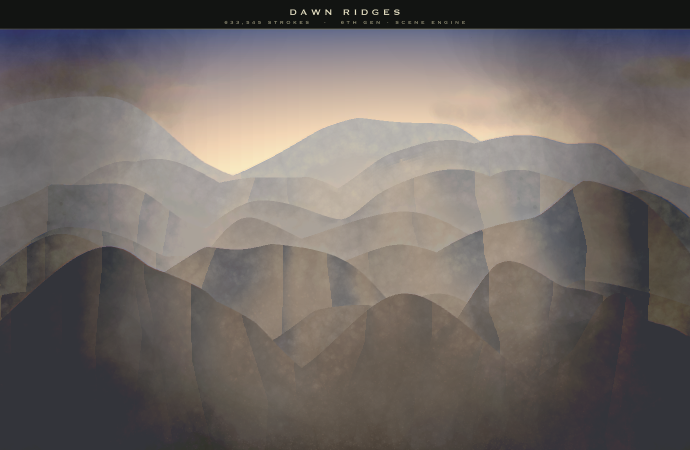
#> input picture fast/director_runs/20260916-114246_dawn_ridges/c0.png, 1380 x 900 px (shown at 1/2 size)
$ python reproduce_visible.py director_runs/20260916-114246_dawn_ridges/c0.png 5 5
#> lines starting #> are read from the running program, lines starting #| are printed output that depends on the picture
### fast/engine.py
"""fastpaint engine: drives MattPaint through raw Chrome DevTools Protocol.

Two ways to move the mouse:
  input  - Input.dispatchMouseEvent over the debug socket, pipelined (no waiting for replies).
           Real browser input pipeline. Visible windows need --disable-frame-rate-limit or they
           take one movement per frame.
  replay - one Runtime.evaluate per stroke; the page dispatches the MouseEvents itself.
           One round trip per stroke regardless of how many points.
Counts every movement so the run can report movements per second.
"""
import asyncio, json, time, subprocess, tempfile, urllib.request, os, sys, re
import websockets

BRAVE = "/Applications/Brave Browser.app/Contents/MacOS/Brave Browser"

TOOL_KEYS = {'pencil': 'p', 'brush': 'b', 'eraser': 'e', 'fill': 'g', 'text': 't', 'picker': 'i', 'select': 's'}


CONTROL_JS = r"""
window.__fpc = window.__fpc || {
  click(sel) { const e = document.querySelector(sel); if (e) { e.click(); return true; } return false; },
  setColor(target, r, g, b) {
    document.getElementById(target === 1 ? 'color1' : 'color2').click();   // openColorPicker(target)
    document.getElementById('color-r').value = r;
    document.getElementById('color-g').value = g;
    document.getElementById('color-b').value = b;
    document.getElementById('color-ok').click();
  },
  resize(w, h) {
    document.getElementById('btn-resize').click();
    const px = document.querySelector('input[name="resize-unit"][value="pixels"]'); if (px) px.click();
    const asp = document.getElementById('resize-aspect'); if (asp && asp.checked) asp.click();
    document.getElementById('resize-h').value = w;
    document.getElementById('resize-v').value = h;
    document.getElementById('resize-ok').click();
  }
};
"""

REPLAY_JS = r"""
window.__fp = window.__fp || (() => {
  const c = document.getElementById('main-canvas');
  function ev(type, x, y, button, buttons) {
    const r = c.getBoundingClientRect();
    const k = c.width ? r.width / c.width : 1;     // canvas shown zoomed (fit to screen): scale px to screen
    return new MouseEvent(type, {bubbles: true, cancelable: true, clientX: r.left + x * k, clientY: r.top + y * k,
                                 button: button, buttons: buttons});
  }
  return {
    stroke(pts, button) {           // pts in canvas px
      const btn = button || 0, bmask = btn === 2 ? 2 : 1;
      c.dispatchEvent(ev('mousedown', pts[0][0], pts[0][1], btn, bmask));
      for (let i = 1; i < pts.length; i++) c.dispatchEvent(ev('mousemove', pts[i][0], pts[i][1], btn, bmask));
      const l = pts[pts.length - 1];
      c.dispatchEvent(ev('mouseup', l[0], l[1], btn, 0));
      return pts.length + 1;
    },
    batch(list, button) {           // list = [[[x,y],...], ...] ; all in one call
      const btn = button || 0, bmask = btn === 2 ? 2 : 1;
      for (const pts of list) {
        c.dispatchEvent(ev('mousedown', pts[0][0], pts[0][1], btn, bmask));
        for (let i = 1; i < pts.length; i++) c.dispatchEvent(ev('mousemove', pts[i][0], pts[i][1], btn, bmask));
        const l = pts[pts.length - 1];
        c.dispatchEvent(ev('mouseup', l[0], l[1], btn, 0));
      }
      return list.length;
    },
    png() { return c.toDataURL('image/png'); }
  };
})();
"""

# Matt's standing rule: every painting run must be WATCHABLE. Not headless, not off-screen,
# not minimised. This is enforced here rather than left to each script, because a per-script
# flag is exactly the thing that quietly flips back.
BANNED_FLAGS = ("--headless", "--window-position=-", "--start-minimized", "--disable-gpu-compositing")

APP_DIR = os.path.dirname(os.path.dirname(os.path.abspath(__file__)))   # the MattPaint app itself
LOCAL_PORT = 8797
SITE_URL = "https://nicedreamzwholesale.com/paint/"

# [20 lines left out: function paint_url, not called in this run]

def _no_browser_in_preflight():
    # 2026-09-16: a script that paints through its own runner instead of G5.paint() would reach
    # the browser during a "no browser" preflight and paint on Matt's screen. Refuse here, where
    # every path to the browser passes.
    if os.environ.get("PAINT_PREFLIGHT"):
        raise SystemExit("PREFLIGHT: this script paints directly instead of calling "
                         "G5.paint(a, OUT, ...) — use G5.paint so it can be checked without a browser.")

def screen_size():
    """main screen in points (what window positions use), e.g. 1728x1117 on the MacBook, or None.
    system_profiler needs no Automation permission (asking Finder hangs over ssh on the mini)."""
    try:
        out = subprocess.run(["system_profiler", "SPDisplaysDataType"], capture_output=True,
                             text=True, timeout=15).stdout
    except Exception:
        return None
    for block in re.split(r"\n(?=\s{8}\S[^\n]*:\n)", out):
        if "Main Display: Yes" not in block:
            continue
        m = re.search(r"UI Looks like: (\d+) x (\d+)", block)
        if m:
            return int(m.group(1)), int(m.group(2))
        m = re.search(r"Resolution: (\d+) x (\d+)( Retina)?", block)
        if m:
            k = 2 if m.group(3) else 1
            return int(m.group(1)) // k, int(m.group(2)) // k
    return None

def launch_brave(port, pos=(900, 120), size=(1600, 987), extra=()):
    _no_browser_in_preflight()
    for f in extra:
        for bad in BANNED_FLAGS:
            if str(f).startswith(bad):
                raise RuntimeError(f"refused: {f} would hide the run. Painting must stay on screen.")
    if pos[0] < 0 or pos[1] < 0:
        raise RuntimeError(f"refused: window position {pos} is off screen. Painting must stay on screen.")
    # 2026-09-16: pos (900,120) was tuned on the mini's 3440-wide display. On the MacBook's
    # 1728x1117 screen it put ~70% of the window past the right edge, so paintings ran mostly
    # out of view. Fit the window to THIS screen, and refuse if it still cannot fit.
    scr = screen_size()
    if scr is None:   # unknown screen: keep the caller's geometry rather than guess smaller
        scr = (pos[0] + size[0], pos[1] + size[1])
    sw, sh = scr
    size = (min(size[0], sw), min(size[1], sh - 25))
    pos = (max(0, min(pos[0], sw - size[0])), max(25, min(pos[1], sh - size[1])))
    if pos[0] + size[0] > sw or pos[1] + size[1] > sh:
        raise RuntimeError(f"refused: window {size} at {pos} runs past the {sw}x{sh} screen. Painting must stay on screen.")
    prof = tempfile.mkdtemp(prefix=f"fastpaint-{port}-")
    args = [BRAVE, f"--remote-debugging-port={port}", f"--user-data-dir={prof}", "--no-first-run",
            "--no-default-browser-check", "--disable-features=Translate", "--disable-frame-rate-limit",
            "--disable-gpu-vsync", f"--window-size={size[0]},{size[1]}", f"--window-position={pos[0]},{pos[1]}",
            *extra, "about:blank"]
    proc = subprocess.Popen(args, stdout=subprocess.DEVNULL, stderr=subprocess.DEVNULL)
    for _ in range(80):
        try:
            urllib.request.urlopen(f"http://localhost:{port}/json/version", timeout=1); return proc
        except Exception: time.sleep(0.25)
    raise RuntimeError("brave did not come up")

class Browser:
    """one websocket to the browser; every tab is a flattened CDP session on it"""
    def __init__(self, port):
        self.port = port; self.ws = None; self._id = 0; self._waiters = {}; self.tabs = {}
    async def connect(self):
        _no_browser_in_preflight()
        with urllib.request.urlopen(f"http://localhost:{self.port}/json/version") as r:
            url = json.load(r)["webSocketDebuggerUrl"]
        self.ws = await websockets.connect(url, max_size=64 * 1024 * 1024, ping_interval=None)
        self._reader = asyncio.create_task(self._read())
    async def _read(self):
        async for raw in self.ws:
            m = json.loads(raw)
            if "id" in m and m["id"] in self._waiters:
                self._waiters.pop(m["id"]).set_result(m)
    # [6 lines left out: function send, not called in this run]
    async def call(self, method, params=None, session=None):
        fut = asyncio.get_event_loop().create_future()
        self._waiters[self.send(method, params, session)] = fut
        m = await fut
        if "error" in m: raise RuntimeError(f"{method}: {m['error']}")
        return m.get("result", {})
    async def existing_page(self, mode="input"):
        r = await self.call("Target.getTargets")
        pages = [t for t in r["targetInfos"] if t["type"]=="page"]
        if not pages: return None
        tgt = pages[0]["targetId"]
        a = await self.call("Target.attachToTarget", {"targetId": tgt, "flatten": True})
        t = Tab(self, a["sessionId"], mode); t.target_id = tgt
        await t.connect()
        try: await self.call("Target.activateTarget", {"targetId": tgt})
        except Exception: pass
        return t

    async def new_tab(self, mode="input"):
        r = await self.call("Target.createTarget", {"url": "about:blank"})
        a = await self.call("Target.attachToTarget", {"targetId": r["targetId"], "flatten": True})
        t = Tab(self, a["sessionId"], mode); t.target_id = r["targetId"]
        await t.connect()
        return t
    async def close(self):
        self._reader.cancel(); await self.ws.close()

class Tab:
    # [8 lines left out: function __init__, not called in this run]

    async def connect(self):
        await self.call("Page.enable"); await self.call("Runtime.enable")

    # [4 lines left out: function send, not called in this run]

    async def call(self, method, params=None):
        self.sent += 1
        return await self.b.call(method, params, self.session)

    async def sync(self):
        """wait until everything sent so far has been processed"""
        await self.call("Runtime.evaluate", {"expression": "1"})

    async def eval(self, expr, ret=True):
        r = await self.call("Runtime.evaluate", {"expression": expr, "returnByValue": ret, "awaitPromise": True})
        return r.get("result", {}).get("value")

    async def goto(self, url):
        self.page_url = url
        await self.call("Page.navigate", {"url": url})
        for _ in range(100):
            if await self.eval("!!document.getElementById('main-canvas') && !!window.MattPaintReady || !!document.getElementById('main-canvas')"): break
            await asyncio.sleep(0.1)
        await asyncio.sleep(0.4)
        await self.eval(REPLAY_JS, ret=False)
        await self.eval(CONTROL_JS, ret=False)

    async def box(self, selector, fresh=False):
        if fresh or selector not in self._boxes:
            b = await self.eval(f"(() => {{ const e = document.querySelector({json.dumps(selector)}); if (!e) return null; const r = e.getBoundingClientRect(); return [r.left, r.top, r.width, r.height]; }})()")
            if not b: raise RuntimeError("no element " + selector)
            self._boxes[selector] = b
        return self._boxes[selector]

    async def measure_canvas(self):
        for _ in range(40):              # 2026-09-16: a slow page load raised "no element" mid-run
            try:
                b = await self.box('#main-canvas', fresh=True)
                break
            except RuntimeError:
                await asyncio.sleep(0.5)
        else:
            b = await self.box('#main-canvas', fresh=True)
        px = await self.eval("document.getElementById('main-canvas').width") or b[2]
        self.canvas = {"x": b[0], "y": b[1], "w": b[2], "h": b[3], "k": (b[2] / px) if px else 1.0}

    async def fit_canvas(self, margin=24):
        """Zoom MattPaint out (its own zoom, display only) until the whole canvas is on screen.
        Paint ops are in canvas px, so nothing about the painting changes. 2026-09-16: a 1380x900
        canvas under the ribbon ran off the bottom of the MacBook's window."""
        z = await self.eval(f"""(() => {{
            const c = document.getElementById('main-canvas');
            const box = document.getElementById('canvas-container').getBoundingClientRect();
            const room = Math.min(window.innerHeight, box.bottom) - box.top;
            let z = Math.min(1, (box.width - {margin}) / c.width, (room - {margin}) / c.height);
            z = Math.max(0.125, Math.floor(z / 0.125) * 0.125);
            const s = document.getElementById('status-zoom-slider');
            s.value = z * 100; s.dispatchEvent(new Event('input', {{bubbles: true}}));
            return z; }})()""")
        await self.measure_canvas()
        return z

    # ---------- raw input ----------
    # [10 lines left out: functions mouse, click_at, not called in this run]

    async def click(self, selector, fresh=False):
        b = await self.box(selector, fresh)
        self.click_at(b[0] + b[2] / 2, b[1] + b[3] / 2)

    def key(self, ch):
        self.send("Input.dispatchKeyEvent", {"type": "keyDown", "key": ch, "text": ch})
        self.send("Input.dispatchKeyEvent", {"type": "keyUp", "key": ch})

    # ---------- strokes (canvas px) ----------
    # [31 lines left out: functions stroke, batch, fast, not called in this run]
    def fast_commit(self):
        self.send("Runtime.evaluate", {"expression": "window.__mpFastCommit&&window.__mpFastCommit()"})

    def drag(self, x1, y1, x2, y2, steps=2):
        pts = [(x1 + (x2 - x1) * i / steps, y1 + (y2 - y1) * i / steps) for i in range(steps + 1)]
        self.stroke(pts)

    # ---------- app helpers (in-page, same path as replay strokes) ----------
    def jclick(self, sel):
        self.send("Runtime.evaluate", {"expression": f"__fpc.click({json.dumps(sel)})"})

    async def tool(self, name):
        self.jclick(f'#tool-{name}')

    async def shape(self, name):
        self.jclick(f'[data-shape="{name}"]')

    async def brush(self, kind):
        self.jclick(f'[data-brush="{kind}"]')

    async def size(self, n):
        self.jclick(f'[data-size="{n}"]')

    async def fill_mode(self, mode):
        self.jclick(f'[data-fill="{mode}"]')

    async def outline_mode(self, mode):
        self.jclick(f'[data-outline="{mode}"]')

    async def set_color(self, target, rgb):
        r, g, b = (int(v) for v in rgb)
        self.send("Runtime.evaluate", {"expression": f"__fpc.setColor({target},{r},{g},{b})"})

    async def resize_canvas(self, w, h):
        await self.eval(f"__fpc.resize({w},{h})", ret=False)
        await self.fit_canvas()

    async def png(self, path):
        data = await self.eval("__fp.png()")
        import base64
        open(path, "wb").write(base64.b64decode(data.split(",", 1)[1]))
        write_run_sidecar(self, path)

    async def close(self):
        try: await self.b.call("Target.closeTarget", {"targetId": self.target_id})
        except Exception: pass


# ---------- run log ----------
# Every png() writes a sidecar JSON beside it, unconditionally. Benchmarks you did not
# write down are benchmarks you lose; this is the ten lines that stops that happening.
# [36 lines left out: function write_run_sidecar, not called in this run]

### fast/reproduce_visible.py
"""Fast photo reproduction in MattPaint.
Adaptive palette (~200 colours) so we set colour ~200 times total, not per stroke.
All strokes of one colour fire to the page in a single batched call.
Coarse-to-fine passes; each stroke's colour is the nearest palette colour to the sampled pixel.
"""
import asyncio, sys, time, math
import numpy as np
from PIL import Image
from engine import Browser, launch_brave

REF = sys.argv[1] if len(sys.argv) > 1 else "ref_eagle.png"
CW, CH = int(sys.argv[2]) if len(sys.argv) > 2 else 1400, int(sys.argv[3]) if len(sys.argv) > 3 else 700
NCOL = 220
tab = None

def load_ref():
    im = Image.open(REF).convert("RGB")
    ar_c, ar_i = CW / CH, im.width / im.height
#> ar_c = 1; ar_i = 1.53
    if ar_i > ar_c:
        w = int(im.height * ar_c); im = im.crop(((im.width - w)//2, 0, (im.width + w)//2, im.height))
#> after `w = int(im.height * ar_c)`: w = 900
#> after `im = im.crop(((im.width - w) // 2, 0, (im.width + w) // 2, im.height))`:
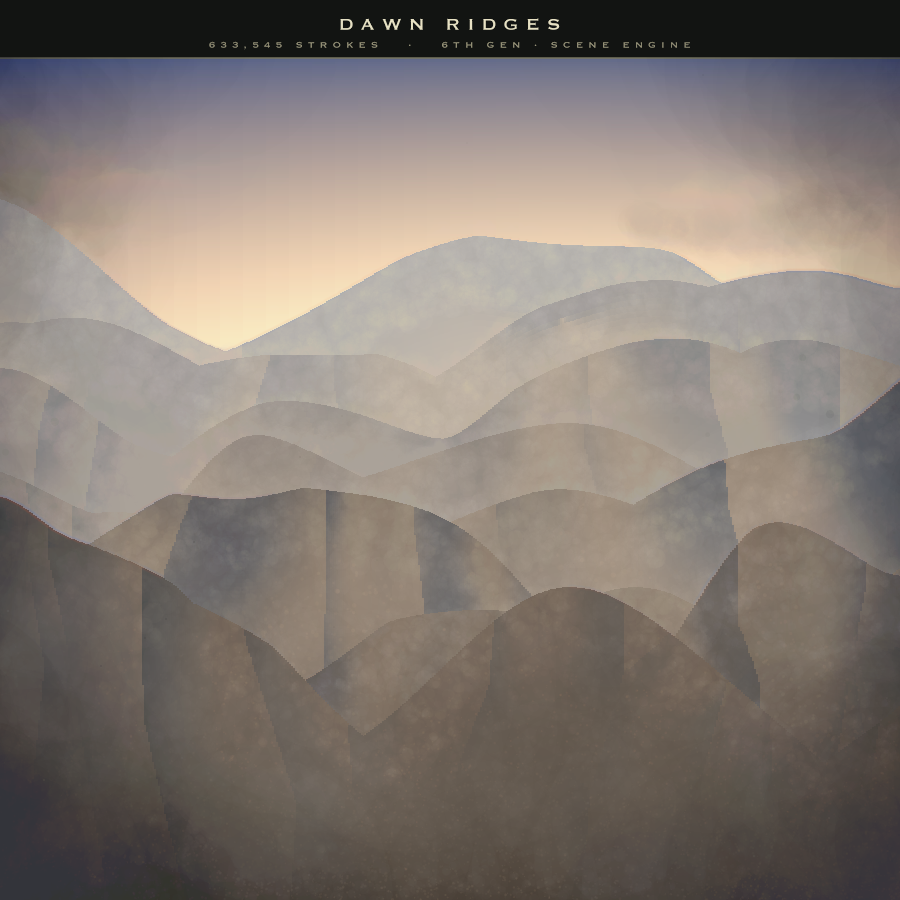
#> im: PIL image 900x900 RGB; mean R, G, B 129.8, 120.6, 113.9
    else:
        h = int(im.width / ar_c); im = im.crop((0, (im.height - h)//2, im.width, (im.height + h)//2))
    return im.resize((CW, CH), Image.LANCZOS)

def build(im):
    arr = np.asarray(im, dtype=np.float32)
    gray = arr.mean(2)
#> gray = [[90, 109.7, 118, 115.7, 91.67], [170, 202, 191, 184.3, 165.3], [147.3, 151.7, 156.3, 151.7, 132.7], [91.67, 112.3, 116.7, 112.3, 104.7], [65.33, 89, 89, 81, 72]]
    gx = np.zeros_like(gray); gy = np.zeros_like(gray)
    gx[:, 1:-1] = gray[:, 2:] - gray[:, :-2]
    gy[1:-1, :] = gray[2:, :] - gray[:-2, :]
    mag = np.hypot(gx, gy)
    # adaptive palette
    pal_img = im.convert("P", palette=Image.ADAPTIVE, colors=NCOL).convert("RGB")
    palette = np.array(sorted(set(pal_img.getdata())), dtype=np.float32)  # (K,3)
#> palette = 25 rows, first 8: [69, 64, 63], [78, 71, 67], [90, 81, 72], [90, 86, 94], [94, 89, 92], [98, 89, 80], [98, 91, 86], [99, 89, 79]
    def nearest(c):
        d = ((palette - c) ** 2).sum(1); return int(d.argmin())
    strokes_by_col = {}   # palette idx -> list of point-lists
    passes = [(44,10,1.4,0),(24,6,1.5,0),(13,4,1.6,0),(7,2,1.6,4),(4,1,1.7,12),(2,1,1.8,26)]
    for pi,(cell,bsize,lf,gmin) in enumerate(passes):
        for cy in range(cell//2, CH, cell):
            for cx in range(cell//2, CW, cell):
                y0,y1 = max(0,cy-cell//2), min(CH,cy+cell//2)
                x0,x1 = max(0,cx-cell//2), min(CW,cx+cell//2)
                patch = arr[y0:y1, x0:x1]
                if patch.size == 0: continue
                if mag[y0:y1, x0:x1].mean() < gmin: continue
                col = patch.reshape(-1,3).mean(0)
                ki = nearest(col)
                dx,dy = gx[cy,cx], gy[cy,cx]; n = math.hypot(dx,dy)
                ux,uy = (-dy/n, dx/n) if n>1e-3 else (1.0,0.0)
                L = cell*lf/2
                pts = [(float(cx-ux*L), float(cy-uy*L))]
                if bsize > 2: pts.append((float(cx), float(cy)))
                pts.append((float(cx+ux*L), float(cy+uy*L)))
                strokes_by_col.setdefault((pi, bsize, ki), []).append(pts)
#> after the loop, strokes_by_col = 5 items
    return palette, strokes_by_col

async def main():
    global tab
    im = load_ref(); im.save("ref_fit.png")
    palette, sbc = build(im)
    total = sum(len(v) for v in sbc.values())
    print(f"{total} strokes, {len(sbc)} colour-groups, {len(palette)} palette colours", flush=True)
    proc = launch_brave(9231, size=(1500, 900))
    await asyncio.sleep(2.0)
    br = Browser(9231); await br.connect()
    tab = await br.new_tab("replay")
    await tab.goto("https://nicedreamzwholesale.com/paint/?r=" + str(int(time.time())))
    await tab.measure_canvas()
    t0 = time.time()
    await tab.resize_canvas(CW, CH); await tab.measure_canvas()
    sx = tab.canvas["w"]/CW; sy = tab.canvas["h"]/CH
    avg = np.asarray(im).reshape(-1,3).mean(0).astype(int)
    await tab.fill_mode('solid'); await tab.outline_mode('none')
    await tab.set_color(2, tuple(avg)); await tab.shape('rect')
    tab.stroke([(2,2),(CW*sx-2,CH*sy-2)])
    await tab.tool('brush')
    cursize = None; gi = 0
    for (pi, bsize, ki) in sorted(sbc.keys()):
        if bsize != cursize:
            await tab.size(bsize); cursize = bsize
        await tab.set_color(1, tuple(int(v) for v in palette[ki]))
        pts_list = [[(x*sx, y*sy) for x,y in st] for st in sbc[(pi,bsize,ki)]]
        for i in range(0, len(pts_list), 120):
            tab.batch(pts_list[i:i+120])
        gi += 1
        if gi % 12 == 0:
            await tab.sync()   # let the renderer catch up; prevents the flood that crashed it
    await tab.sync()
    dt = time.time()-t0
    print(f"DONE {total} strokes in {dt:.1f}s = {total/dt:,.0f} strokes/s", flush=True)
    await tab.png("repro_visible.png")
    print("left MattPaint open on screen", flush=True)
    await br.close()   # keep the Brave window; just drop our control socket
asyncio.run(main())
#> (the call stopped at in screen_size, `out = subprocess.run(["system_profiler", "SPDisplaysDataType"], captur..`: subprocess is not available in this run)
